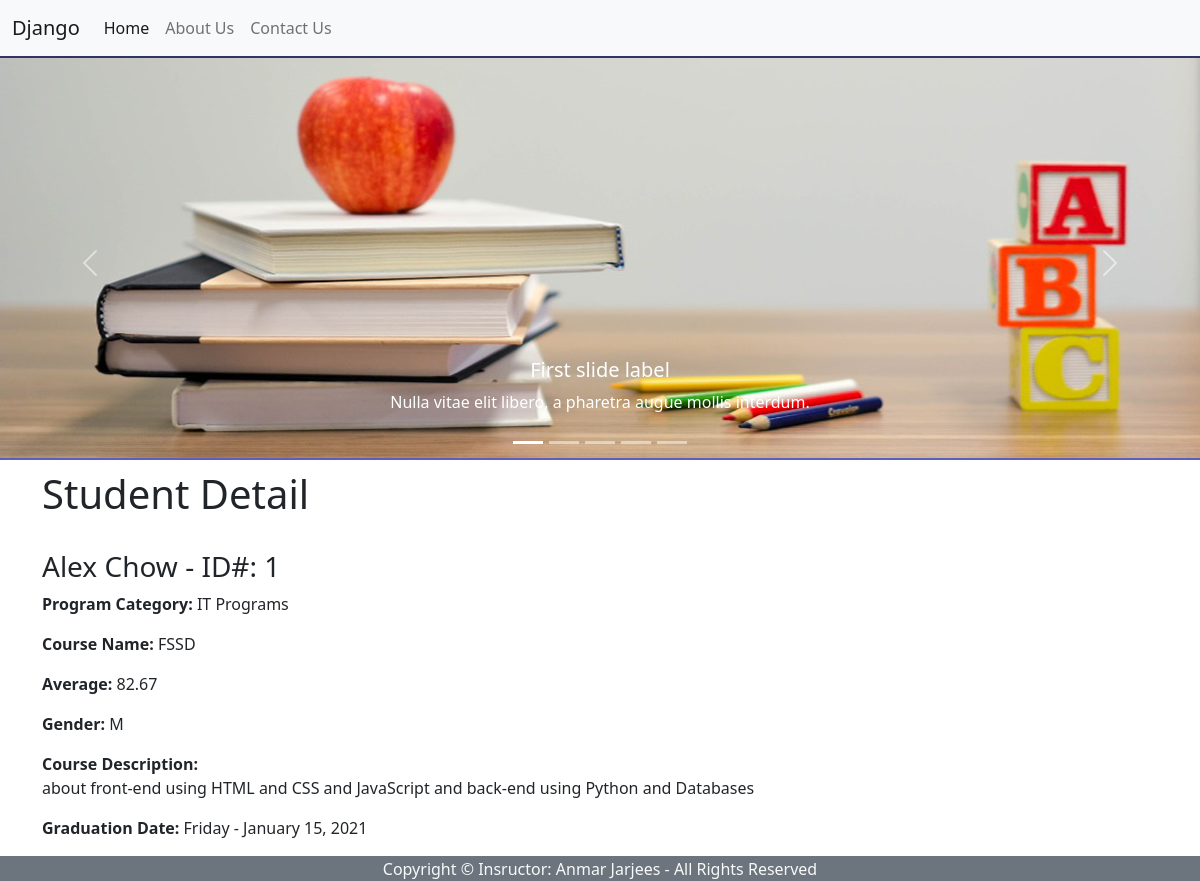
Page /registration/1/ on the committed database.
### registration/models.py (models this page shows, shortened)
class Student(models.Model):
    first = models.CharField(max_length=40)
    last = models.CharField(max_length=40)
    program_category = models.CharField(max_length=35, blank=True) # Optional Field (could be empty)
    course = models.CharField(max_length=40)
    course_description = models.TextField(blank=True)
    GENDER_CHOICES = [
    ('M', 'Male'),
    ('F', 'Female'),
    ]
    gender = models.CharField(max_length=1,choices=GENDER_CHOICES, blank=True) # New concept!
    graduation_date = models.DateField()
    last_modified_date = models.DateField(auto_now=True)
    average=models.DecimalField(max_digits=4, decimal_places=2, null=True)
    workshops = models.ManyToManyField('Workshop', blank=True)

### registration/views.py (the view)
# urls.py: path('registration/<int:student_id>/', views.student_detail, name='student_detail'),
def student_detail(request, student_id):
    student = Student.objects.get(id=student_id)
    return render(request,'student_detail.html',{'student': student})

### registration/templates/student_detail.html (shortened to what this page needs)
{% extends 'base.html' %}
{% block content %}
<h1>Student Detail</h1>
<br>
<h3>{{ student.first|lower |capfirst }} {{ student.last|lower |capfirst }} - ID#: {{ student.id }}</h3>
<p><b>Program Category:</b>
    {% if student.program_category %}
    {{ student.program_category }}
    {% else %}
    Unspecified!
    {% endif %}
</p>
<p><b>Course Name:</b> {{ student.course }}</p>
<p><b>Average:</b> {{student.average}}</p>
<p><b>Gender:</b> {{student.gender}}</p>
<p><b>Course Description:</b><br> {{ student.course_description }}</p>
<p><b>Graduation Date:</b> {{student.graduation_date|date:"l - F d, Y"}}</p>
{% endblock %}

### rows in the picture
Student: first "Alex", last "Chow", id "1", program_category "IT Programs", course "FSSD", average "82.67", gender "M", course_description "about front-end using HTML and CSS and JavaScript and back-end using Python and Databases", graduation_date "Friday - January 15, 2021"
